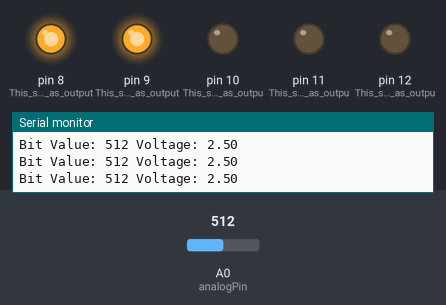
A sketch run on a simulated Arduino Uno, built with avr-gcc and run on an emulated ATmega328P. On the bench: output pins drawn as LEDs (lit = HIGH), the last lines printed to the serial monitor. Inputs (shaded band) come from the test bench; at power-on: A0 (analogPin) = 512.

Above: at 1.2 s.
1.3 s: A0 (analogPin) set to 421
2.8 s: A0 (analogPin) set to 400
At 3.5 s:
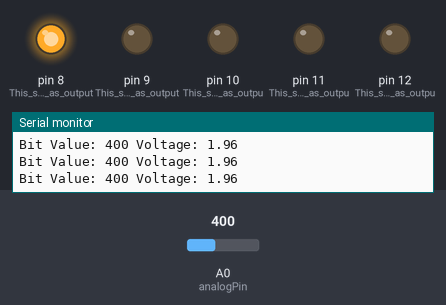
4.3 s: A0 (analogPin) set to 216
5.8 s: A0 (analogPin) set to 186
At 6.8 s:
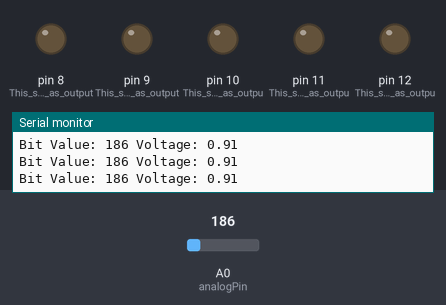
7.3 s: A0 (analogPin) set to 716
At 7.8 s:
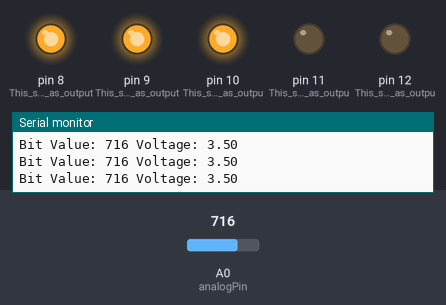
8.8 s: A0 (analogPin) set to 632
11.8 s: A0 (analogPin) set to 603
At 12.2 s:
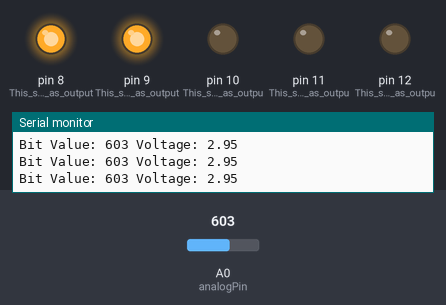
Timing chart, 0 to 14.8 s (numbered marks = the images above; inputs shaded):
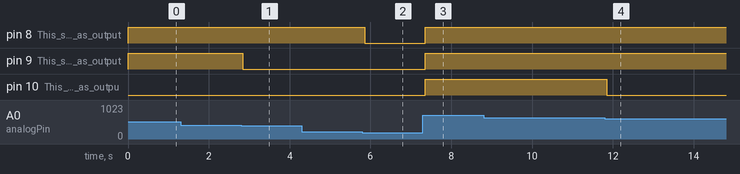

The sketch:

014_-_Potentiometer_voltage_level_displayed_using_5_LED.ino
```cpp
/*
  Potentiometer voltage level displayed using 5 LED

  This program reads the bit value of the value of analog pin AO and converts it to a voltage, both values are then displayed on the serial monitor.
  The 5 LEDs connected to the Arduino light up depending on the voltage value.

  This program makes use of int, pinMode, Serial.begin, analogRead, Serial.print, float, Serial.println, if, else, and digitalWrite.
*/

// Variables
int analogPin = A0; // Creates a variable called "analogPin" and set it to correspond to the analog pin A0.
int val = 0; // Creates a variable called "val" and sets its value to 0.

// The setup function runs once when you press reset or power the board.
void setup() {
  Serial.begin(9600); // Set the data rate in bits per second to 9600 for serial data transmission.
  pinMode(8,OUTPUT); // This sets pin 8 as output.
  pinMode(9,OUTPUT); // This sets pin 9 as output.
  pinMode(10,OUTPUT); // This sets pin 10 as output.
  pinMode(11,OUTPUT); // This sets pin 11 as output.
  pinMode(12,OUTPUT); // This sets pin 12 as output.
}

// The loop function runs over and over again forever.
void loop() {
  val = analogRead(analogPin); // Sets the value of the variable "val" into the read value of analog pin A0.
  Serial.print("Bit Value: "); // Prints in the serial monitor the statement "Bit Value: ".
  Serial.print(val); // Prints in the serial monitor the value of the variable "val".

  float volt = val/204.6; // Creates a variable, that can be set as a number which has decimal points, called "volt" and sets its value to the quotient of the variable "val" and 204.6.

  Serial.print(" Voltage: "); // Prints in the serial monitor the statement " Voltage: ".
  Serial.println(volt); // Prints in the serial monitor the value of the variable "volt".

  if (volt >= 1) { // Detects if the variable "volt" is greater than or equal to 1.
    digitalWrite(8,HIGH); // This sets the value of pin 8 to HIGH voltage.
  } else { // Detects if the variable "volt" is less than 1.
    digitalWrite(8,LOW); // This sets the value of pin 8 to LOW voltage.
  }

  if (volt >= 2) { // Detects if the variable "volt" is greater than or equal to 2.
    digitalWrite(9,HIGH); // This sets the value of pin 9 to HIGH voltage.
  } else { // Detects if the variable "volt" is less than 2.
    digitalWrite(9,LOW); // This sets the value of pin 9 to LOW voltage.
  }

  if (volt >= 3) { // Detects if the variable "volt" is greater than or equal to 3.
    digitalWrite(10,HIGH); // This sets the value of pin 10 to HIGH voltage.
  } else { // Detects if the variable "volt" is less than 3.
    digitalWrite(10,LOW); // This sets the value of pin 10 to LOW voltage.
  }

  if (volt >= 4) { // Detects if the variable "volt" is greater than or equal to 4.
    digitalWrite(11,HIGH); // This sets the value of pin 11 to HIGH voltage.
  } else { // Detects if the variable "volt" is less than 4.
    digitalWrite(11,LOW); // This sets the value of pin 11 to LOW voltage.
  }

  if (volt >= 5) { // Detects if the variable "volt" is greater than or equal to 5.
    digitalWrite(12,HIGH); // This sets the value of pin 12 to HIGH voltage.
  } else { // Detects if the variable "volt" is less than 1.
    digitalWrite(12,LOW); // This sets the value of pin 12 to LOW voltage.
  }
}
```

Measured:
- the behaviour switches between 410 and 409 on A0 (analogPin) (found by bisection; images 0 and 1)
- the behaviour switches between 205 and 204 on A0 (analogPin) (found by bisection; images 1 and 2)
- the behaviour switches between 614 and 613 on A0 (analogPin) (found by bisection; images 3 and 4)
- after the input at 2.8 s, pin 9 (This_sets_pin_9_as_output): HIGH → LOW at once
- after the input at 5.8 s, pin 8 (This_sets_pin_8_as_output): HIGH → LOW after 0.06 s
- after the input at 7.3 s, pin 8 (This_sets_pin_8_as_output), pin 9 (This_sets_pin_9_as_output), pin 10 (This_sets_pin_10_as_outpu): LOW → HIGH after 0.06 s
- after the input at 11.8 s, pin 10 (This_sets_pin_10_as_outpu): HIGH → LOW after 0.05 s
